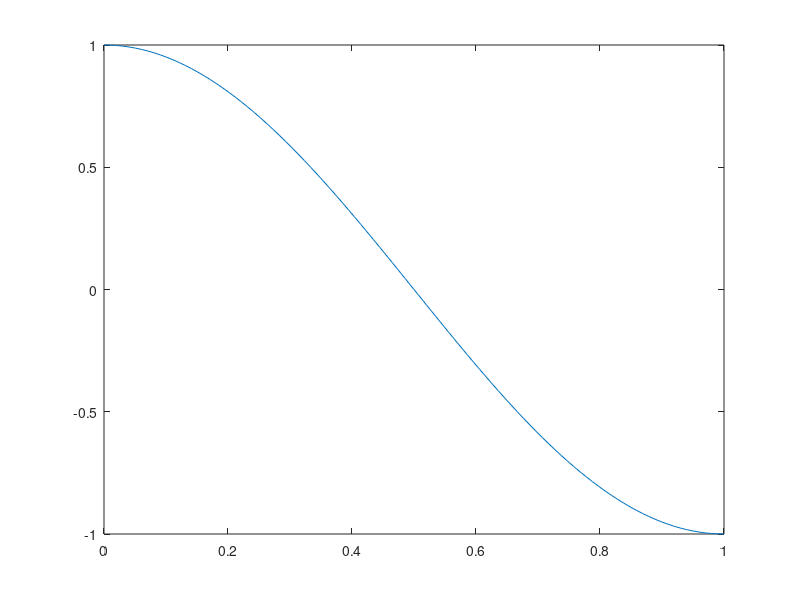

The MATLAB source for this figure: (Note: this script raises an error after producing the figure.)
%ex1 c
x=linspace(0,1);
x0=[0,1/3,1/2,1];
f= @(x) cos(pi*x);
plot(x, f(x))
hold on
plot(x,newton(x0, f(x0),x))

%ex1 d
x=1/5;
newton(x0, f(x0),x)

%ex2
x01=linspace(-4,4,9);
f1= @(x) 2.^x;
x1=1/2;
aitken(x01, f1(x01),x1)

%ex3
x0=[1000, 1010, 1020, 1030, 1040, 1050];
f0=[3.0000000, 3.0043214, 3.0086002, 3.0128372, 3.0170333, 3.0211893];
x=[1001:1009];
newton(x0, f0, x)
